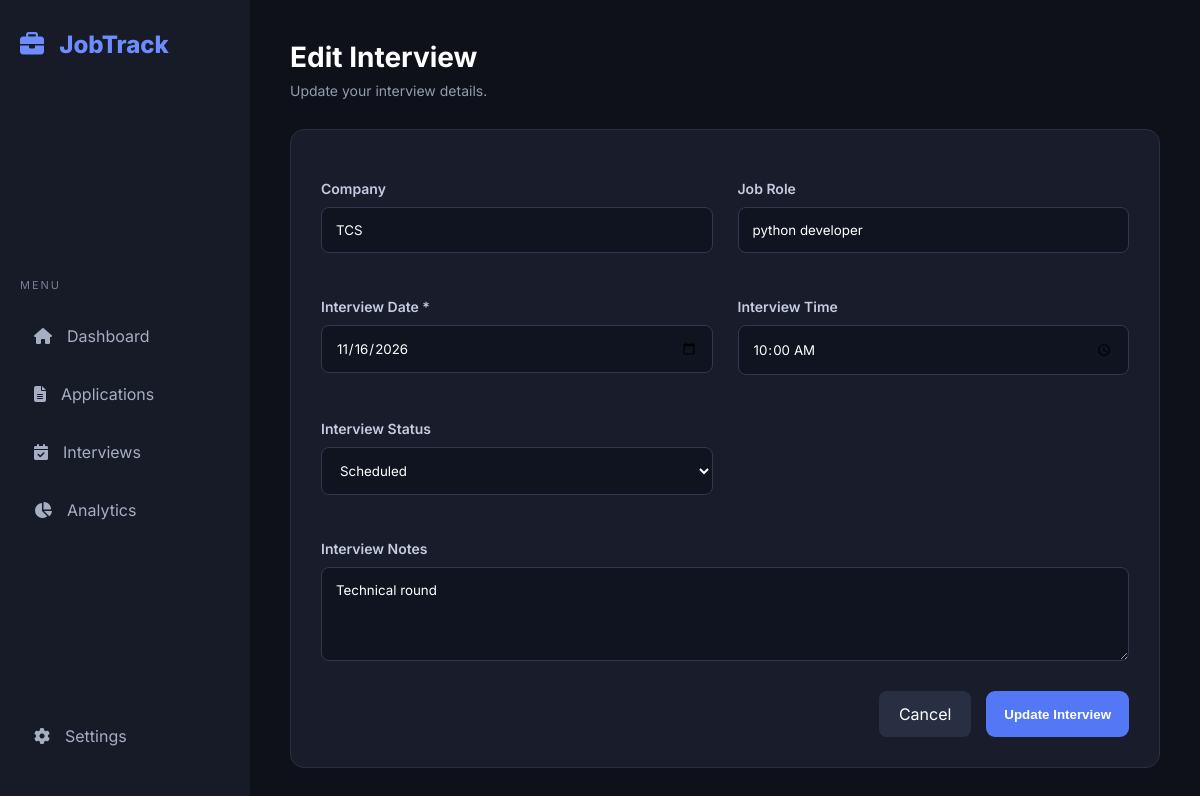
Screenshot of /edit-interview/2 with the database file from the repository.
### models.py (models this page shows)
class JobApplication(db.Model):
    id = db.Column(db.Integer, primary_key=True)
    company_name = db.Column(db.String(100), nullable=False)
    job_role = db.Column(db.String(100), nullable=False)
    location = db.Column(db.String(100))
    application_date = db.Column(db.Date)
    status = db.Column(db.String(50), default='Applied')
    job_url = db.Column(db.String(300))
    notes = db.Column(db.Text)
    interviews = db.relationship(
    'Interview',
    backref='application',
    cascade='all, delete-orphan'
    )

class Interview(db.Model):
    id = db.Column(db.Integer, primary_key=True)
    application_id = db.Column(
        db.Integer,
        db.ForeignKey('job_application.id'),
        nullable=False
    )
    interview_date = db.Column(db.Date, nullable=False)
    interview_time = db.Column(db.Time)
    status = db.Column(
        db.String(50),
        default='Scheduled'
    )
    notes = db.Column(db.Text)

### app.py (the view, shortened to what this page needs)
@app.route('/edit-interview/<int:id>', methods=['GET', 'POST'])
def edit_interview(id):
    interview = db.get_or_404(Interview, id)
    return render_template(
        'edit_interview.html',
        interview=interview
    )

### templates/edit_interview.html (shortened to what this page needs)
{% extends "base.html" %}
{% block content %}
<div class="page-header">
    <div>
        <h1>Edit Interview</h1>
        <p>Update your interview details.</p>
    </div>
</div>
<div class="applications-section">
    <form method="POST" class="application-form">
        <div class="form-grid">
            <div class="form-group">
                <label>Company</label>
                <input type="text"
                       value="{{ interview.application.company_name }}"
                       disabled>
            </div>
            <div class="form-group">
                <label>Job Role</label>
                <input type="text"
                       value="{{ interview.application.job_role }}"
                       disabled>
            </div>
            <div class="form-group">
                <label for="interview_date">Interview Date *</label>
                <input type="date"
                       name="interview_date"
                       id="interview_date"
                       value="{{ interview.interview_date.strftime('%Y-%m-%d') }}"
                       required>
            </div>
            <div class="form-group">
                <label for="interview_time">Interview Time</label>
                <input type="time"
                       name="interview_time"
                       id="interview_time"
                       value="{{ interview.interview_time.strftime('%H:%M') if interview.interview_time else '' }}">
            </div>
            <div class="form-group">
                <label for="status">Interview Status</label>
                <select name="status" id="status" required>
                    <option value="Scheduled"
                        {% if interview.status == 'Scheduled' %}selected{% endif %}>
                        Scheduled
                    </option>
                </select>
            </div>
        </div>
        <div class="form-group">
            <label for="notes">Interview Notes</label>
            <textarea name="notes"
                      id="notes"
                      rows="4"
                      placeholder="Enter interview notes...">{{ interview.notes or '' }}</textarea>
        </div>
        <div class="form-actions">
            <a href="{{ url_for('interviews') }}"
               class="cancel-button">Cancel</a>
            <button type="submit" class="add-button">
                Update Interview
            </button>
        </div>
    </form>
</div>
{% endblock %}

### static/css/style.css (style rules this page uses)
* { margin: 0; padding: 0; box-sizing: border-box; }
body { font-family: 'Inter', sans-serif; background: #0f111a; color: #ffffff; }
.applications-section { background: #191d2b; border: 1px solid #292f42; padding: 30px; border-radius: 14px; }
.add-button { background: #5478f5; border: none; color: white; padding: 13px 18px; border-radius: 9px; cursor: pointer; font-weight: 600; }
.application-form { margin-top: 20px; }
.form-grid { display: grid; grid-template-columns: repeat(2, 1fr); gap: 25px; margin-bottom: 25px; }
.form-group { display: flex; flex-direction: column; gap: 10px; margin-bottom: 20px; }
.form-group label { color: #c5cce0; font-size: 14px; font-weight: 600; }
.form-group input, .form-group select, .form-group textarea { background: #101421; border: 1px solid #303950; border-radius: 8px; padding: 14px; color: white; font-family: inherit; outline: none; width: 100%; }
.form-group input::placeholder, .form-group textarea::placeholder { color: #737d95; }
.form-actions { display: flex; justify-content: flex-end; gap: 15px; margin-top: 30px; }
.cancel-button { padding: 13px 20px; border-radius: 8px; background: #292f42; color: white; text-decoration: none; }
.add-button { text-decoration: none; display: inline-flex; align-items: center; gap: 8px; }
.page-header { display: flex; justify-content: space-between; align-items: center; margin-bottom: 30px; }
.page-header h1 { font-size: 28px; margin-bottom: 8px; }
.page-header p { color: #929bb0; font-size: 14px; }

### rows the page displays
JobApplication: application.company_name "TCS", application.job_role "python developer"
Interview: interview_date "11/16/2026", interview_time "10:00", status "Scheduled", notes "Technical round"
